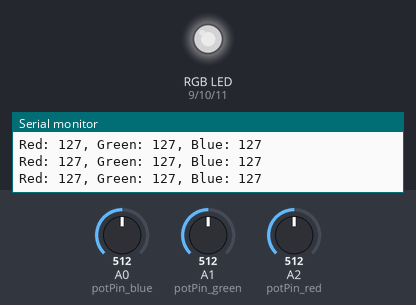
Bench run of a sketch on a simulated Arduino Uno, built with avr-gcc and run on an emulated ATmega328P. On the bench: an RGB LED mixed from three pins (HIGH = lit), the last lines printed to the serial monitor. The inputs (shaded band) are chosen by the test bench; at power-on: A0 (potPin_blue) = 512, A1 (potPin_green) = 512, A2 (potPin_red) = 512. Dim RGB values are drawn brighter than linear.

Above: at 1.3 s.
1.4 s: A0 (potPin_blue) set to 716
At 2.7 s:
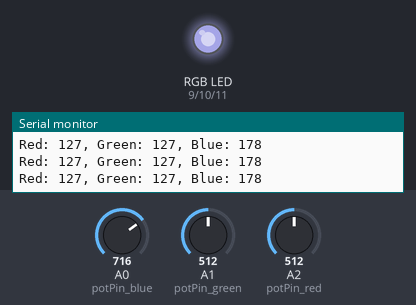
3.0 s: A1 (potPin_green) set to 716
At 4.0 s:
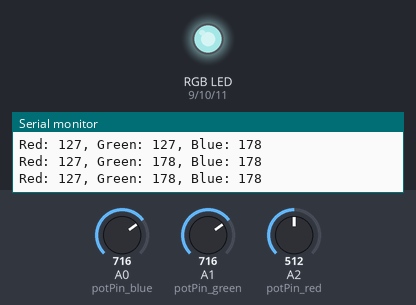
4.5 s: A2 (potPin_red) set to 716
At 5.2 s:
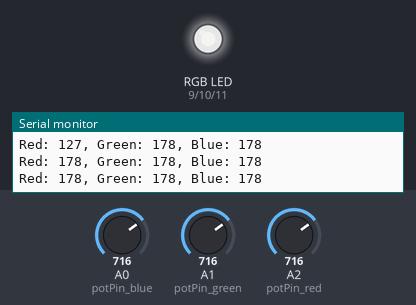
6.0 s: A0 (potPin_blue) set to 900
At 6.5 s:
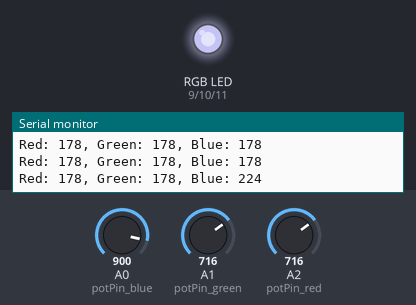
7.5 s: A1 (potPin_green) set to 900
At 7.8 s:
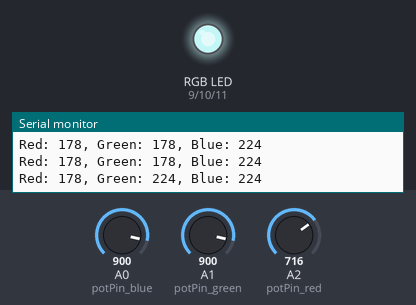
9.0 s: A2 (potPin_red) set to 900
At 10.2 s:
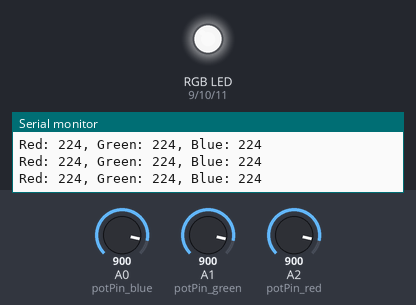
Timing chart, 0 to 11.5 s (numbered marks = the images above; inputs shaded):
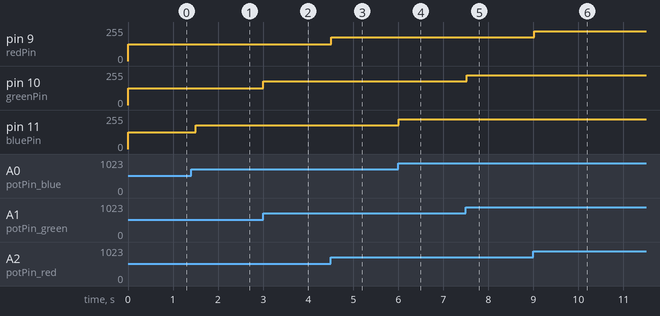

The sketch:

Arduino_Control_RGB_LED_Using_Potentiometer.ino
```cpp
//viral science
//RGB LED
//https://www.youtube.com/watch?v=me1RfWensQE&list=PLUWZpHJMEu-Dv5Va5AmPeZH-E8-v9038u&index=145
//https://www.viralsciencecreativity.com/post/arduino-control-rgb-led-using-potentiometer
#define redPin 9 // Pin for the red RGB led pin
#define greenPin 10 // Pin for the green RGB led pin
#define bluePin 11 // Pin for the blue RGB led pin

#define potPin_red A2 // declare pin for the potentiometer for the red LED
#define potPin_green A1 // declare pin for the potentiometer for the green LED
#define potPin_blue A0 // declare pin for the potentiometer for the blue LED

// declare variable to store the read value from the potentiometer which controls the LEDs
int readValue_red, readValue_green, readValue_blue;

// declare variable to send to the LEDs
int writeValue_red, writeValue_green, writeValue_blue;

void setup()
{
  //Serial setup
  Serial.println("-= HC-05 Bluetooth RGB LED =-");
  Serial.begin(9600);

  pinMode(potPin_red, INPUT);
  pinMode(potPin_green, INPUT);
  pinMode(potPin_blue, INPUT);

  pinMode(redPin, OUTPUT);
  pinMode(greenPin, OUTPUT);
  pinMode(bluePin, OUTPUT);
/*
  setColor(255, 0, 0);
  delay(500);
  setColor(0, 255, 0);
  delay(500);
  setColor(0, 0, 255);
  delay(500);
  setColor(255, 255, 255);
*/
}
void loop() {
  readValue_red = analogRead(potPin_red);
  readValue_green = analogRead(potPin_green);
  readValue_blue = analogRead(potPin_blue);

  writeValue_red =  map(readValue_red, 0, 1023, 0, 255);
  writeValue_green = map(readValue_green, 0, 1023, 0, 255);
  writeValue_blue = map(readValue_blue, 0, 1023, 0, 255);

  setColor(writeValue_red, writeValue_green, writeValue_blue);

  Serial.print("Red: ");
  Serial.print(writeValue_red);
  Serial.print(", Green: ");
  Serial.print(writeValue_green);
  Serial.print(", Blue: ");
  Serial.print(writeValue_blue);
  Serial.println();
  delay(500);
}
void setColor(int red, int green, int blue) {
  analogWrite(redPin, red);
  analogWrite(greenPin, green);
  analogWrite(bluePin, blue);
}
```

Measured:
- after the input at 1.4 s, pin 11 (bluePin): 127/255 → 178/255 after 0.10 s
- after the input at 3.0 s, pin 10 (greenPin): 127/255 → 178/255 at once
- after the input at 4.5 s, pin 9 (redPin): 127/255 → 178/255 at once
- after the input at 6.0 s, pin 11 (bluePin): 178/255 → 224/255 at once
- after the input at 7.5 s, pin 10 (greenPin): 178/255 → 224/255 at once
- after the input at 9.0 s, pin 9 (redPin): 178/255 → 224/255 at once
